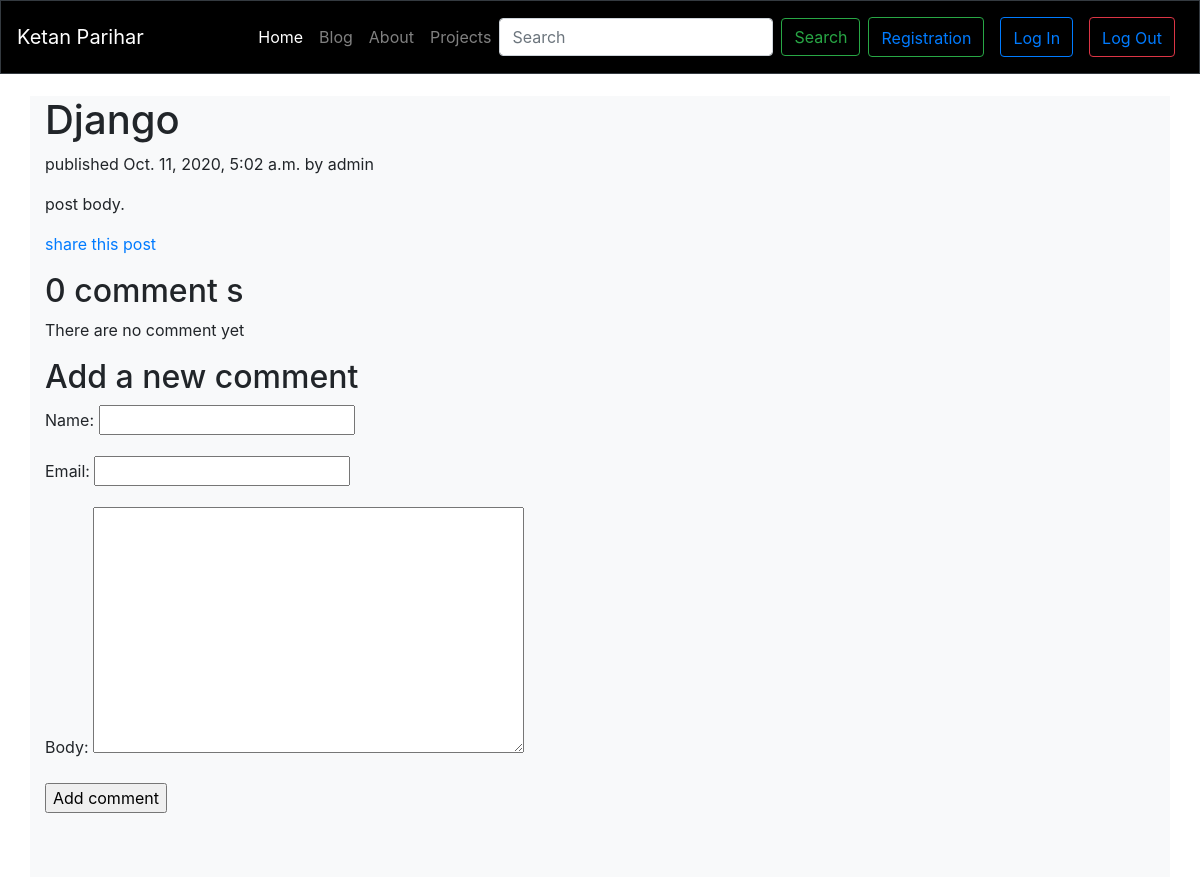
The app's page /2020/10/11/django/ with its own data.
### blog/models.py (models this page shows, shortened)
class Post(models.Model):
    STATUS_CHOICE = (
         ('draft' , 'Draft'),
         ('published', 'Published')
    )
    title   = models.CharField(max_length=250)
    slug    = models.SlugField(max_length=250,unique_for_date='publish')
    author  = models.ForeignKey(User , on_delete=models.CASCADE ,related_name='blog_posts' )
    body    = models.TextField()
    publish = models.DateTimeField( default=timezone.now)
    created = models.DateTimeField(auto_now_add=True)
    update  = models.DateTimeField(auto_now=True)
    status  = models.CharField(max_length=10 , choices=STATUS_CHOICE,default='draft')
    objects = models.Manager()
    published = PublishedManager()
    class meta:
        ordering = ('-publish')

### blog/views.py (the view)
# urls.py: path('<int:year>/<int:month>/<int:day>/<slug:post>/', views.post_detail, name='post_detail'),
def post_detail(request, year, month, day, post):
    post = get_object_or_404(Post, slug=post,
                             status='published',
                             publish__year=year,
                             publish__month=month,
                             publish__day=day)
    comments = post.comments.filter(active=True)
    new_comment = None
    if request.method == 'POST':
        comment_form = CommentForm(data=request.POST)
        if comment_form.is_valid():
            new_comment = comment_form.save(commit=False)
            new_comment.post = post
            new_comment.save()
            return render(request, 'blog/post/detail.html', {'post':post, 'comments':comments,'new_comment':new_comment,'comment_form':comment_form})
    else:
      comment_form = CommentForm()
      return render(request, 'blog/post/detail.html', {'post':post, 'comments':comments,'new_comment':new_comment,'comment_form':comment_form})

### blog/forms.py
class CommentForm(forms.ModelForm):
    class Meta:
        model = comment
        fields = ('name', 'email', 'body')

### blog/templates/blog/post/detail.html (shortened to what this page needs)
{% extends 'blog/base.html' %}
{% block content %}
<div class="container bg-light pb-5">
    <h1>{{ post.title }}</h1>
    <p class="date">
       published {{ post.publish }} by {{ post.author }}
    </p>
    {{ post.body|linebreaks }}
    <p>
      <a href="{% url "blog:post_share" post.id %}">share this post</a>
    </p>
    {% with comments.count as total_comments %}
        <h2>
          {{ total_comments }} comment {{ total_comments|pluralize }}
        </h2>
    {% endwith %}
    {% for comment in comments %}
        <div class="comment">
            <p class="info">
                comment {{ forloop.counter }} by {{ comment.name }}{{ comment.created }}
            </p>
            {{ comment.body|linebreaks }}
        </div>
    {% empty %}
        <p>There are no comment yet</p>
    {% endfor %}
    {% if new_comment %}
        <h2>your comment has been added</h2>
    {% else %}
        <h2>Add a new comment</h2>
        <form action="." method="post">
            {{ comment_form.as_p }}
            <p><input type="submit" value="Add comment"></p>
        </form>
    {% endif %}
</div>
{% endblock %}

### records on screen
Post: title "Django", publish "Oct. 11, 2020, 5:02 a.m.", author "admin", body "post body."

### other values on screen
{{ total_comments }} "0"
